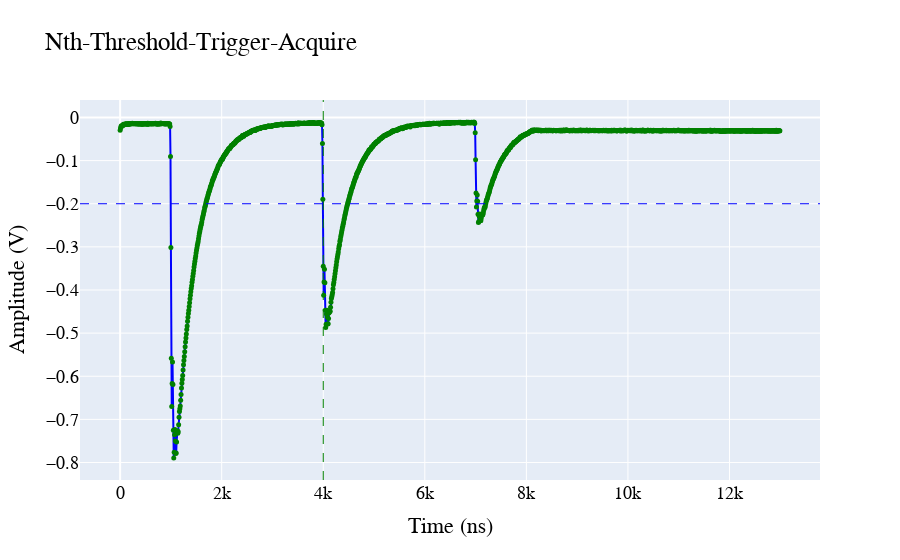

Here is the notebook cell this chart was saved with:
### Markdown cell above
### We  replot the last plot using Plotly.  

### To install Plotly execute *sudo pip3 install plotly* on a terminal of the RedPitaya.

### Code cell
import plotly
from plotly.offline import iplot, init_notebook_mode
init_notebook_mode(connected = True)
import plotly.graph_objs as go
fig = go.Figure()
fig.add_trace(go.Scatter(x=x, y=y,mode='lines+markers',
    line=dict(color="blue",  width=2),
    marker=dict(color="green", size=5)))
fig.update_layout(
    title="Nth-Threshold-Trigger-Acquire",
    xaxis_title="Time (ns)",
    yaxis_title="Amplitude (V)",
    font=dict(
        family="Courier New, monospace",
        size=18,
        color="Black"))
fig.add_vline(x=(POINTS_PLOT_BEFORE_TRIGGER)*8, line_width=1, line_dash="dash", line_color="green")
fig.add_hline(y=TRESHOLD_VOLT, line_width=1, line_dash="dash", line_color="blue")

fig.show()

### Figure 1 — Plotly figure (JSON) as saved in the notebook; plotly's stock layout.template omitted (floating-point values rounded to 4 significant figures; data arrays with more than 128 entries replaced by an {"elided": "..."} marker saying what was removed)
{"data": [{"line": {"color": "blue", "width": 2}, "marker": {"color": "green", "size": 5}, "mode": "lines+markers", "type": "scatter", "x": {"elided": "1625 int values"}, "y": {"elided": "1625 float values"}}], "layout": {"font": {"color": "Black", "family": "Courier New, monospace", "size": 18}, "shapes": [{"line": {"color": "green", "dash": "dash", "width": 1}, "type": "line", "x0": 4000, "x1": 4000, "xref": "x", "y0": 0, "y1": 1, "yref": "y domain"}, {"line": {"color": "blue", "dash": "dash", "width": 1}, "type": "line", "x0": 0, "x1": 1, "xref": "x domain", "y0": -0.2, "y1": -0.2, "yref": "y"}], "title": {"text": "Nth-Threshold-Trigger-Acquire"}, "xaxis": {"title": {"text": "Time (ns)"}}, "yaxis": {"title": {"text": "Amplitude (V)"}}}}
